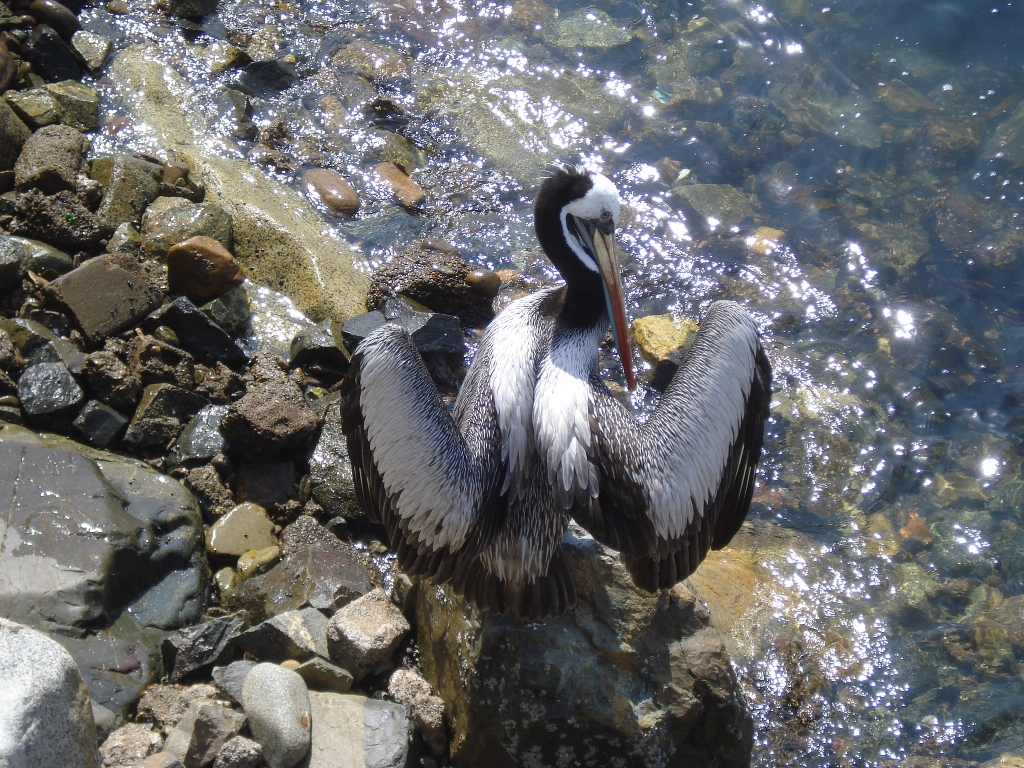
%> input picture percepcio/p1/img/practica1_1.jpg, 1024 x 768 px
$ octave p1.m   (GNU Octave 9; MATLAB toolbox functions it lacks are replaced by stand-ins)
%> lines starting %> are read from the running program, lines starting %| are printed output that depends on the picture
%% Sistemes de Percepció: Pràctica 1
% 21739 - Percepció i Control per a Sistemes Encastats
% Grau en Enginyeria Informàtica

%% Presa de contacte (30 min)

%% 1. load image (imread)
img1 = imread('img/practica1_1.jpg');
%> img1 is the input picture: size 768x1024x3 uint8; mean R, G, B 104, 105, 106.2

%% 2. resize image (imresize)
img1_2  = imresize(img1, 1/2);
img1_4  = imresize(img1, 1/4);
img1_16 = imresize(img1, 1/16);

%% 3. save image (imwrite)
imwrite(img1_2, 'escalat1_2.jpg');
imwrite(img1_4, 'escalat1_4.jpg');
imwrite(img1_16,'escalat1_16.jpg');

%% 4. show images (figure, imshow, subplot)
figure
subplot(2,2,1); imshow(img1);    title('original');
subplot(2,2,2); imshow(img1_2);  title ('resized 1/2');
subplot(2,2,3); imshow(img1_4);  title ('resized 1/4');
subplot(2,2,4); imshow(img1_16); title ('resized 1/16');

print -dpng f_img1;

if strcmpi(Util.defaultQuestion(), 'no'); close all; return; end;
close all;
%> the answer given: Yes

%% 5. generate gray image (rgb2gray)
img1_gray = rgb2gray(img1);
imwrite(img1_gray, 'gray_1.jpg');

%% Millora d'imatge i eliminació del soroll (50min)

%% 1. load image (imread)
img2 = imread('img/practica1_2.jpg');
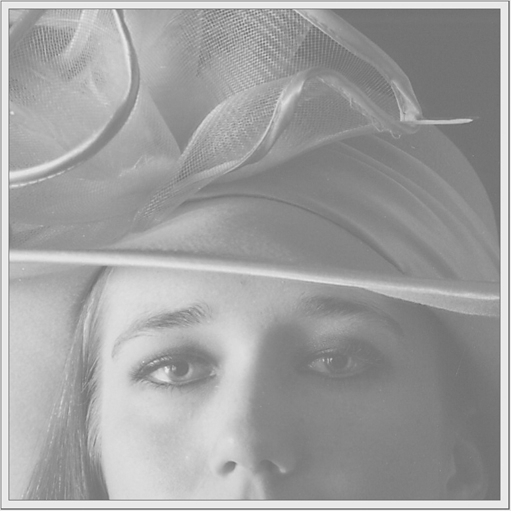
%> input picture percepcio/p1/img/practica1_2.jpg, 511 x 511 px
%> img2 is the input picture: size 511x511 uint8; min 94, max 251, mean 159.7

%% 2. show image histrogram (imhist)
figure
imhist(img2); title('histogram of "practica1\_2.jpg"');

if strcmpi(Util.defaultQuestion(), 'no'); close all; return; end;
close all;
%> the answer given: Yes

%% 3. improve contrast doing an histogram stretching (imadjust)
img2_adjust = imadjust(img2);

%% 4. show image histogram (imhist)
figure
imhist(img2_adjust); title('histogram of "practica1\_2.jpg" with stretching');

if strcmpi(Util.defaultQuestion(), 'no'); close all; return; end;
close all;
%> the answer given: Yes

%% 5. improve contrast doing an histogram equalization (histeq, cumsum)
img2_eq = histeq(img2);
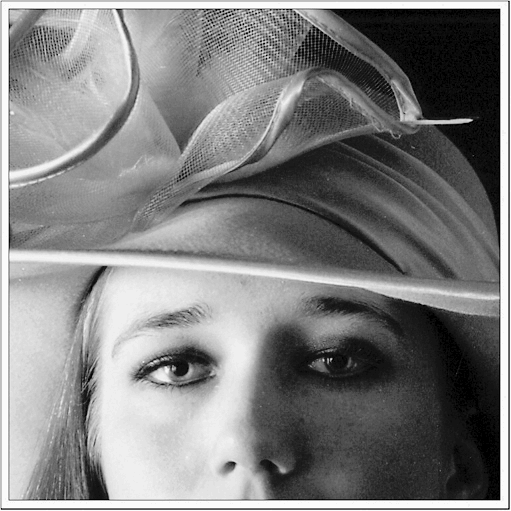
%> img2_eq: size 511x511 uint8; min 0, max 255, mean 127
[count, scale] = imhist(img2_eq);
%> count = 256 values, max 10905 at index 252, min 0 at index 2, mean 1020; scale = 256 values from 0 to 255
accumulated = cumsum(count);
%> accumulated = 256 values from 4902 to 261121
figure
plot(scale, accumulated); title('cumsum of equalized image');

print -dpng f_img2_eq_cumsum;

if strcmpi(Util.defaultQuestion(), 'no'); close all; return; end;
close all;
%> the answer given: Yes

%% 6. improve contrast using "Contrast-limited Adaptive Histogram Equalization" CLAHE (adapthisteq)
img2_adapt = adapthisteq(img2);
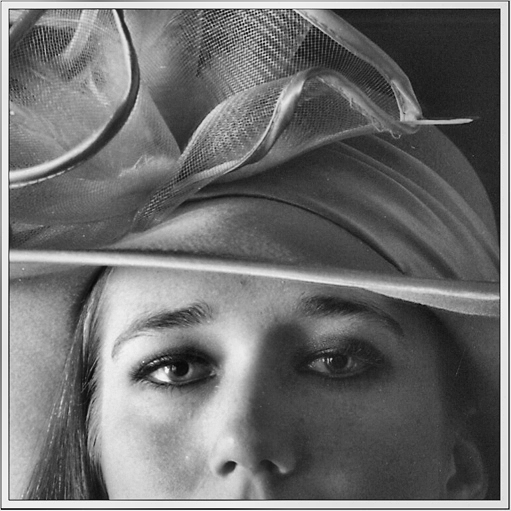
%> img2_adapt: size 511x511 uint8; min 0, max 255, mean 111.2
[count, scale] = imhist(img2_adapt);
%> count = 256 values, max 3007 at index 68, min 0 at index 2, mean 1020
accumulated = cumsum(count);
%> accumulated = 256 values from 2 to 261121
figure
plot(scale, accumulated); title('cumsum of adapted image');

print -dpng f_img2_adapt_cumsum;

if strcmpi(Util.defaultQuestion(), 'no'); close all; return; end;
close all;
%> the answer given: Yes

%% 7. show images
figure
subplot(2,2,1); imshow(img2);        title('original');
subplot(2,2,2); imshow(img2_adjust); title('adjusted');
subplot(2,2,3); imshow(img2_eq);     title('equalized');
subplot(2,2,4); imshow(img2_adapt);  title('clahe');

print -dpng f_img2_all;

if strcmpi(Util.defaultQuestion(), 'no'); close all; return; end;
close all;
%> the answer given: Yes

%% 8. show histograms
figure
subplot(2,2,1); imhist(img2);        title('original');
subplot(2,2,2); imhist(img2_adjust); title('adjusted');
subplot(2,2,3); imhist(img2_eq);     title('equalized');
subplot(2,2,4); imhist(img2_adapt);  title('clahe');
%> after `title('clahe')`:
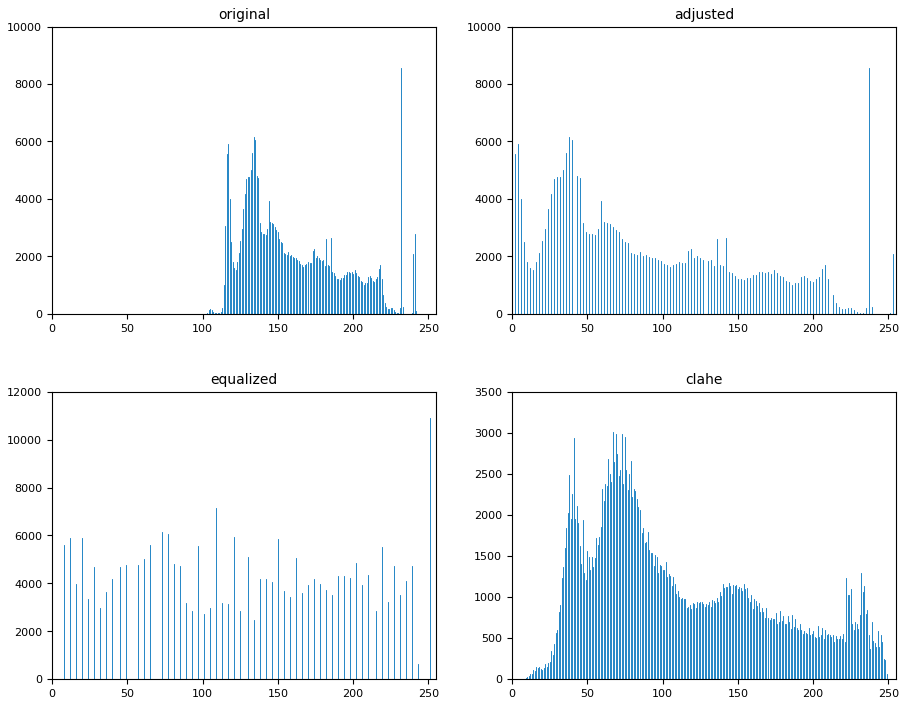
%> figure redrawn from the program's plot data, 4 panels; panel 1: highest point at x = 232, y = 8545; panel 2: highest point at x = 237, y = 8545; panel 3: highest point at x = 251, y = 10905; panel 4: highest point at x = 67, y = 3007

print -dpng f_img2_hist_all;

if strcmpi(Util.defaultQuestion(), 'no'); close all; return; end;
close all;
%> the answer given: Yes

%% 9. load image (imread)
img3 = imread('img/practica1_3_gauss.jpg');
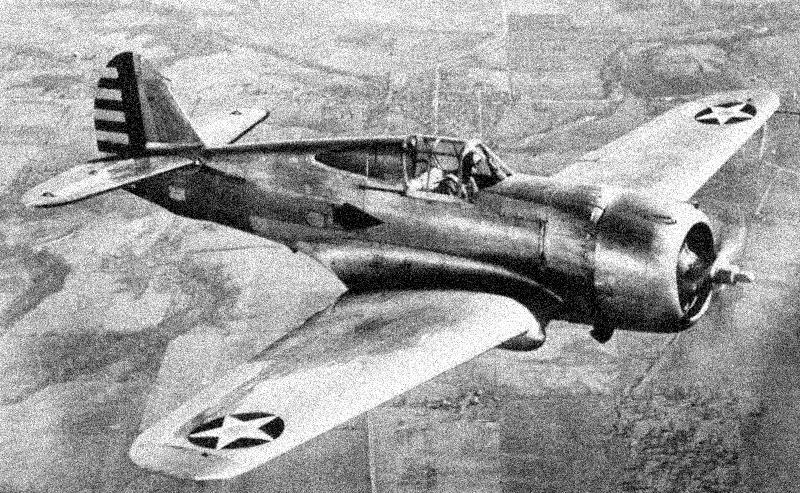
%> input picture percepcio/p1/img/practica1_3_gauss.jpg, 800 x 493 px
%> img3 is the input picture: size 493x800 uint8; min 0, max 255, mean 156.7

%% 10. noise filtering (conv2)
% gaussian filter of size = [3 3] and sigma (standard derivation) = 1
filter = fspecial('gaussian', [3 3], 1);
img_conv = uint8(conv2(double(img3), filter, 'same'));

%% 11. noise filtering (imfilter in convolution mode)
img_filter = imfilter(img3, filter, 'same', 'conv');

%% 12. noise filtering (medfilt2)
img_filt = medfilt2(img3);

%% 13. show images
figure
subplot(2,2,1); imshow(img3);       title('original');
subplot(2,2,2); imshow(img_conv);   title('conv2 gauss filter');
subplot(2,2,3); imshow(img_filter); title('imfilter gauss filter in convolution mode');
subplot(2,2,4); imshow(img_filt);   title('medfilt2 filter');

print -dpng f_img3_noise_filter_all;

if strcmpi(Util.defaultQuestion(), 'no'); close all; return; end;
close all;
%> the answer given: Yes

%% 14. repeat 9 to 13
img3_2 = imread('img/practica1_3_saltpepper.jpg');
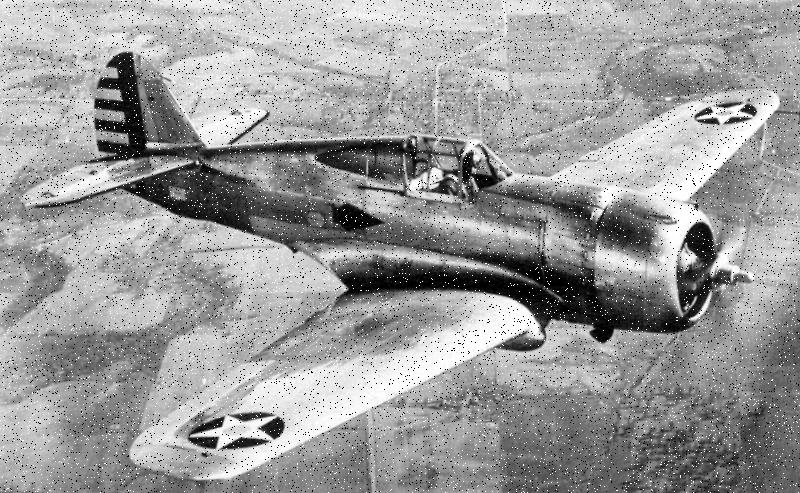
%> input picture percepcio/p1/img/practica1_3_saltpepper.jpg, 800 x 493 px
%> img3_2 is the input picture: size 493x800 uint8; min 0, max 255, mean 155.4

% gaussian filter of size = [3 3] and sigma (standard derivation) = 1
filter = fspecial('gaussian', [3 3], 1);
img_conv = uint8(conv2(double(img3_2), filter, 'same'));

img_filter = imfilter(img3_2, filter, 'same', 'conv');

img_filt = medfilt2(img3_2);
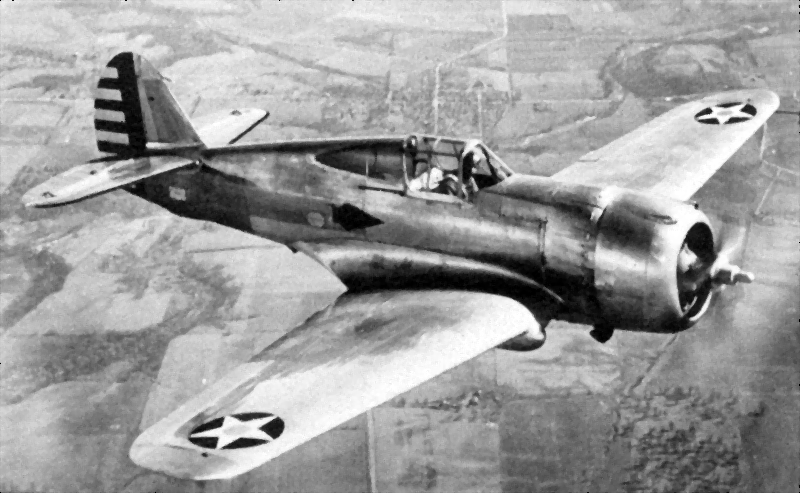
%> img_filt: size 493x800 uint8; min 0, max 255, mean 156.9

figure
subplot(2,2,1); imshow(img3_2);     title('original');
subplot(2,2,2); imshow(img_conv);   title('conv2 gauss filter');
subplot(2,2,3); imshow(img_filter); title('imfilter gauss filter in convolution mode');
subplot(2,2,4); imshow(img_filt);   title('medfilt2 filter');

print -dpng f_img3_2_noise_filter_all;

if strcmpi(Util.defaultQuestion(), 'no'); close all; return; end;
close all;
%> the answer given: Yes

%% Binarització d’imatges (20 min)

%% generate binary image (im2bw, graythresh, imshow)
colour_level = [0.2 0.5 0.7];
for i = 4:7
%> (the run ends here)
